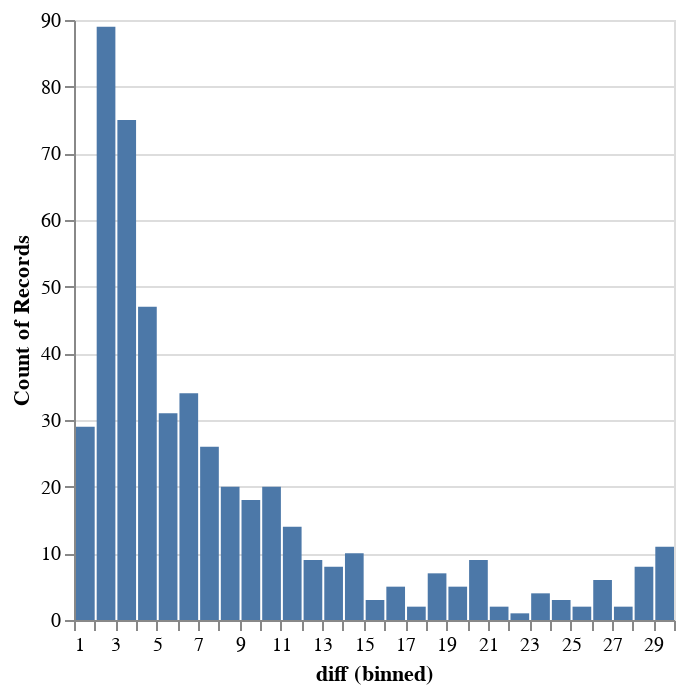
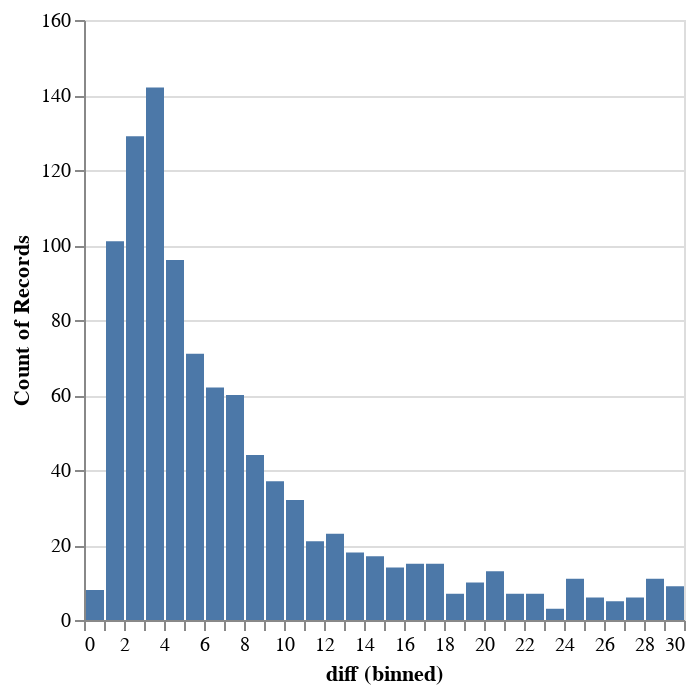

Here is the notebook cell these charts were saved with, in order:
### Code cell
listener_assignments = json.load(open(cd('listener.assignments')))
speaker_assignments = json.load(open(cd('speaker.assignments')))
display(duration_plot(speaker_assignments))
display(duration_plot(listener_assignments))

### Figure 1 — Vega-Lite specification as saved in the notebook (floating-point values rounded to 4 significant figures; data arrays with more than 128 entries replaced by an {"elided": "..."} marker saying what was removed)
{"data": {"values": {"elided": "500 records"}}, "encoding": {"x": {"bin": {"step": 1}, "field": "diff", "type": "quantitative"}, "y": {"aggregate": "count", "type": "quantitative"}}, "mark": "bar"}

### Figure 2 — Vega-Lite specification as saved in the notebook (floating-point values rounded to 4 significant figures; data arrays with more than 128 entries replaced by an {"elided": "..."} marker saying what was removed)
{"data": {"values": {"elided": "1000 records"}}, "encoding": {"x": {"bin": {"step": 1}, "field": "diff", "type": "quantitative"}, "y": {"aggregate": "count", "type": "quantitative"}}, "mark": "bar"}
